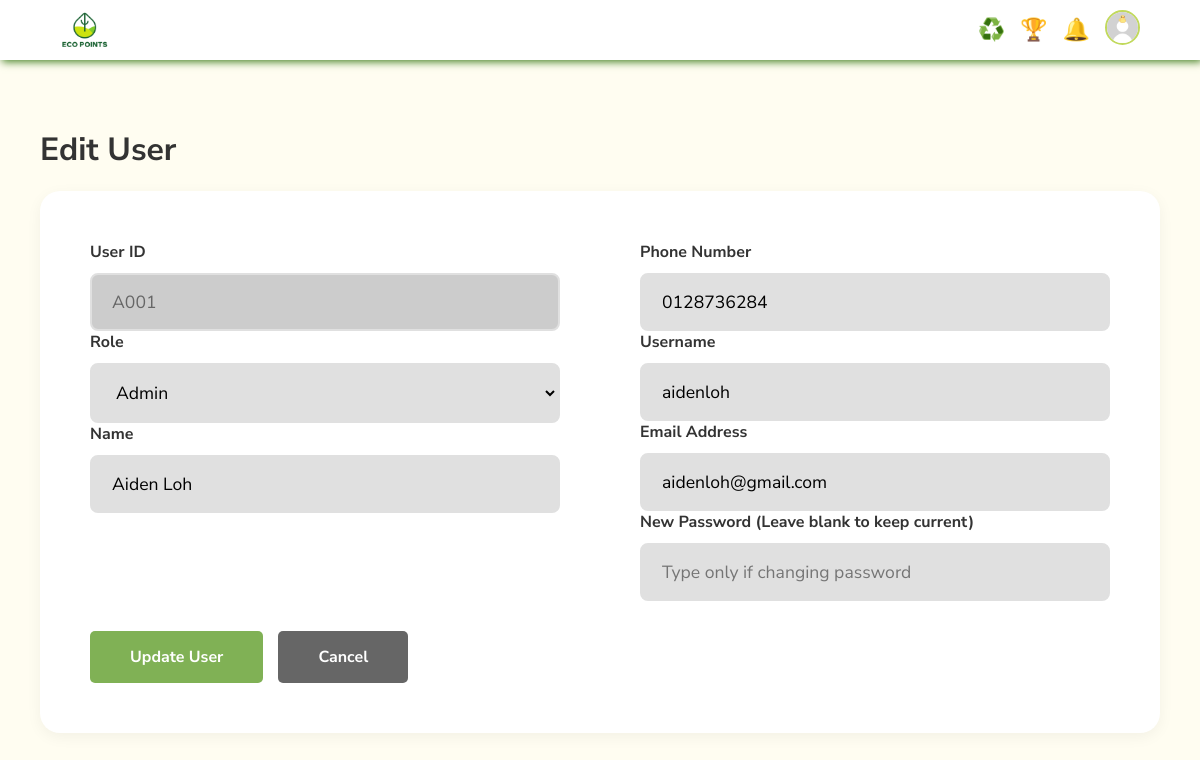
Page /admin/edit_user.php?id=A001 on the committed database.
### tables this page shows
CREATE TABLE IF NOT EXISTS `user` (
  `user_id` varchar(10) NOT NULL,
  `role` enum('Challenger','Admin','Recycling Centre Admin','Partner') NOT NULL,
  `name` varchar(50) NOT NULL,
  `username` varchar(50) NOT NULL,
  `password` varchar(255) NOT NULL,
  `email` varchar(50) NOT NULL,
  `contact_no` varchar(50) NOT NULL,
  `is_deleted` tinyint NOT NULL,
  PRIMARY KEY (`user_id`),
  UNIQUE KEY `user_id` (`user_id`)
);

### admin/edit_user.php (the view, shortened to what this page needs)
<?php
require_once "../conn.php";
if (isset($_GET['id'])) {
    $id = $_GET['id'];
    $stmt = $con->prepare("SELECT * FROM user WHERE user_id = ?");
    $stmt->bind_param("s", $id);
    $stmt->execute();
    $result = $stmt->get_result();
    if ($result->num_rows > 0) {
        $row = $result->fetch_assoc();
    } else {
        echo "<script>alert('User not found!'); window.location.href='../admin/admin User Management.php';</script>";
        exit();
    }
} else if (!isset($_POST['updateBtn'])) {
    header("Location: ../admin/admin User Management.php");
    exit();
}
?>
<!DOCTYPE html>
<html lang='en'>
<head>
    <link href="commonStyle.css" rel="stylesheet">
</head>
<body>
    <?php include 'adminTaskbar.php'; ?>
    <main>
        <div class="content-wrapper">
            <h1>Edit User</h1>
            <div class="registration-form-container">
                <form method="post" action="">
                    <div class="form-grid">
                        <div class="column-left">
                            <div class="input-group">
                                <label class="input-label">User ID</label>
                                <input type="text" class="input-field readonly-field" name="user_id" value="<?php echo $row['user_id']; ?>" readonly>
                            </div>
                            <div class="input-group">
                                <label class="input-label">Role</label>
                                <select class="input-field" name="role" required>
                                    <option value="Admin" <?php if($row['role']=="Admin") echo "selected"; ?>>Admin</option>
                                </select>
                            </div>
                            <div class="input-group">
                                <label class="input-label">Name</label>
                                <input type="text" class="input-field" name="contact_name" value="<?php echo $row['name']; ?>" required>
                            </div>
                        </div>
                        <div class="column-right">
                            <div class="input-group">
                                <label class="input-label">Phone Number</label>
                                <input type="tel" class="input-field" name="contact_phone" value="<?php echo $row['contact_no']; ?>" required>
                            </div>
                            <div class="input-group">
                                <label class="input-label">Username</label>
                                <input type="text" class="input-field" name="username" value="<?php echo $row['username']; ?>" required>
                            </div>
                            <div class="input-group">
                                <label class="input-label">Email Address</label>
                                <input type="email" class="input-field" name="contact_email" value="<?php echo $row['email']; ?>" required>
                            </div>
                            <div class="input-group">
                                <label class="input-label">New Password (Leave blank to keep current)</label>
                                <input type="password" class="input-field" name="password" placeholder="Type only if changing password">
                            </div>
                        </div>
                    </div>
                    <div class="button-row">
                        <button type="submit" name="updateBtn" class="btn">Update User</button>
                        <a href="../admin User Management.php" class="btn btn-cancel">Cancel</a>
                    </div>
                </form>
            </div>
        </div>
    </main>
</body>
</html>

### commonStyle.css (style rules this page uses)
body { font-family: "Nunito Sans", sans-serif; background-color: #FFFDF1 ; }

### admin/edit_user.php (style rules this page uses)
* { margin: 0; padding: 0; box-sizing: border-box; font-family: 'Nunito Sans', sans-serif; }
body { background-color: #FFFDF1; min-height: 100vh; display: flex; flex-direction: column; }
main { width: 100%; display: flex; flex-direction: column; flex-grow: 1; align-items: center; justify-content: center; padding: 40px; }
.content-wrapper { width: 100%; max-width: 1600px; display: flex; flex-direction: column; gap: 20px; }
h1 { font-weight: 700; color: #333; font-size: 2rem; align-self: flex-start; }
.registration-form-container { background-color: white; border-radius: 20px; box-shadow: 0 4px 15px rgba(0,0,0,0.05); padding: 50px; width: 100%; display: flex; flex-direction: column; gap: 40px; }
.form-grid { display: grid; grid-template-columns: 1fr 1fr; column-gap: 80px; row-gap: 30px; }
.input-group { display: flex; flex-direction: column; gap: 10px; }
.input-label { font-weight: 700; color: #333; font-size: 1rem; }
.input-field { width: 100%; padding: 15px 20px; border: 2px solid #e0e0e0; border-radius: 8px; background-color: #e0e0e0; font-size: 1.1rem; outline: none; transition: 0.3s; }
.button-row { display: flex; justify-content: flex-start; gap: 15px; margin-top: 30px; }
.btn { padding: 15px 40px; border-radius: 5px; font-weight: 700; cursor: pointer; border: none; font-size: 16px; background-color: #80B155; color: white; transition: background-color 0.3s ease; }
.btn-cancel { background-color: #666; text-decoration: none; display: inline-block; text-align: center; }
.readonly-field { background-color: #ccc; cursor: not-allowed; color: #666; }

### admin/adminTaskbar.php (style rules this page uses)
a { text-decoration: none; }

### rows in the picture
user: user_id "A001", role "Admin", contact_name "Aiden Loh", contact_phone "0128736284", username "aidenloh", contact_email "aidenloh@gmail.com"
